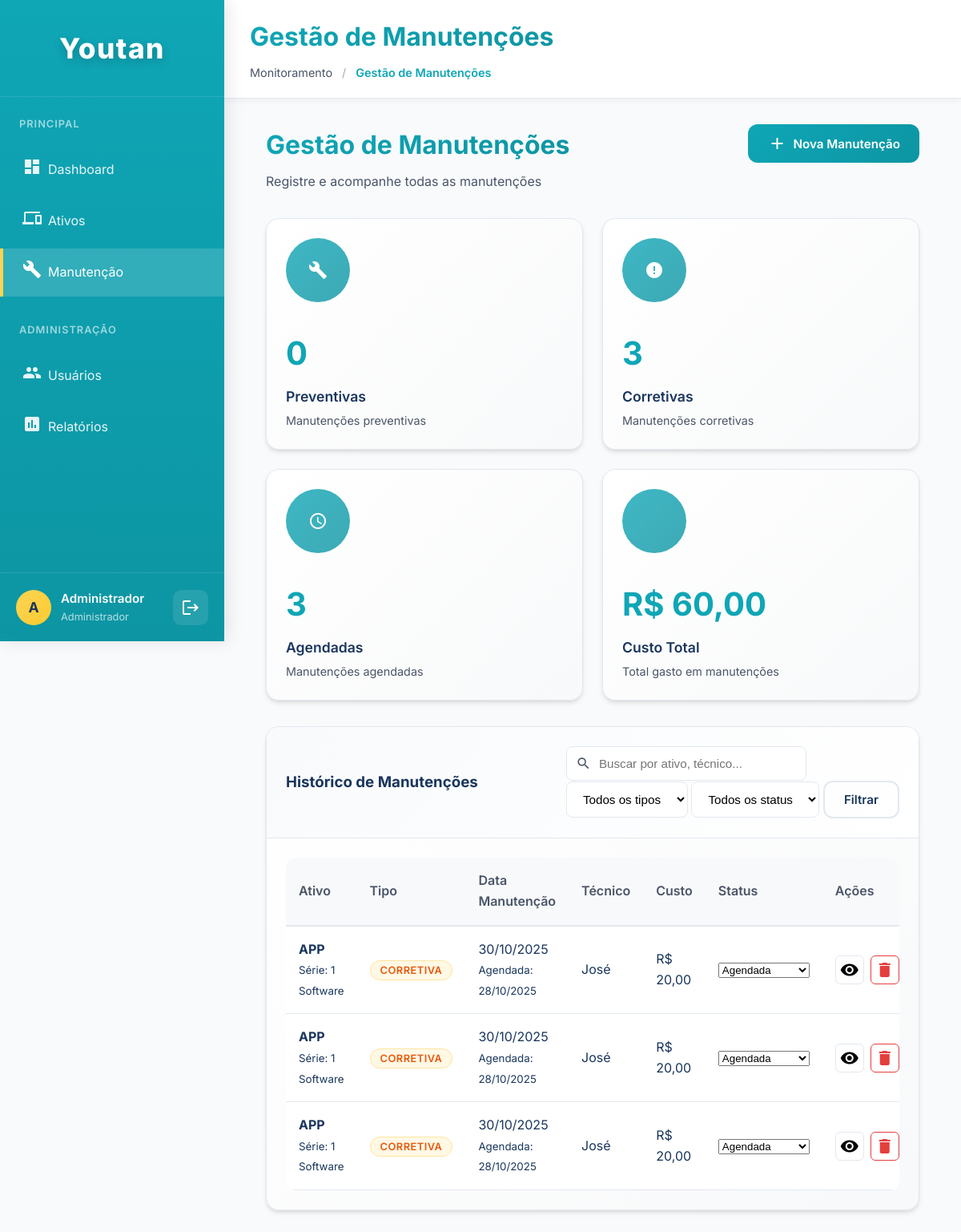
Screenshot of /maintenance.php (signed in) with the database file from the repository.
### tables this page shows
CREATE TABLE `manutencoes` (
  `id` int(11) NOT NULL,
  `id_ativo` int(11) NOT NULL,
  `tipo` enum('preventiva','corretiva','preditiva') NOT NULL,
  `data_manutencao` date NOT NULL,
  `data_agendamento` date DEFAULT NULL,
  `custo` decimal(15,2) DEFAULT NULL,
  `tecnico_responsavel` varchar(100) DEFAULT NULL,
  `descricao` text DEFAULT NULL,
  `status` enum('agendada','em_andamento','concluida','cancelada') DEFAULT 'agendada',
  `data_criacao` timestamp NOT NULL DEFAULT current_timestamp()
);

CREATE TABLE `ativos` (
  `id` int(11) NOT NULL,
  `nome` varchar(150) NOT NULL,
  `id_categoria` int(11) NOT NULL,
  `valor` decimal(15,2) DEFAULT NULL,
  `data_aquisicao` date DEFAULT NULL,
  `numero_serie` varchar(100) DEFAULT NULL,
  `fabricante` varchar(100) DEFAULT NULL,
  `modelo` varchar(100) DEFAULT NULL,
  `status` enum('operacional','manutencao','descartado') NOT NULL DEFAULT 'operacional',
  `localizacao` varchar(255) NOT NULL,
  `id_usuario_responsavel` int(11) DEFAULT NULL,
  `data_garantia` date DEFAULT NULL,
  `observacoes` text DEFAULT NULL,
  `data_criacao` timestamp NOT NULL DEFAULT current_timestamp()
);

CREATE TABLE `categorias_ativos` (
  `id` int(11) NOT NULL,
  `nome` varchar(100) NOT NULL,
  `descricao` text DEFAULT NULL,
  `data_criacao` timestamp NOT NULL DEFAULT current_timestamp()
);

### maintenance.php (the view, shortened to what this page needs)
<?php
require_once 'includes/db.php';
include 'includes/header.php';
$search = $_GET['search'] ?? '';
$filter_type = $_GET['filter_type'] ?? '';
$filter_status = $_GET['filter_status'] ?? '';
$params = [];
$where_clause = "";
$query_manutencoes = "
    SELECT m.*,
           a.nome as ativo_nome,
           a.numero_serie,
           a.localizacao,
           c.nome as categoria_nome
    FROM manutencoes m
    LEFT JOIN ativos a ON m.id_ativo = a.id
    LEFT JOIN categorias_ativos c ON a.id_categoria = c.id
    $where_clause
    ORDER BY m.data_manutencao DESC, m.data_criacao DESC
";
try {
    $stmt = $conn->prepare($query_manutencoes);
    $stmt->execute($params);
    $manutencoes = $stmt->fetchAll();
} catch (PDOException $e) {
    error_log("Erro ao buscar manutenções: " . $e->getMessage());
    $manutencoes = [];
}
try {
    $stats_result = $conn->query("
        SELECT
            COUNT(*) as total,
            SUM(CASE WHEN tipo = 'preventiva' THEN 1 ELSE 0 END) as preventivas,
            SUM(CASE WHEN tipo = 'corretiva' THEN 1 ELSE 0 END) as corretivas,
            SUM(CASE WHEN tipo = 'preditiva' THEN 1 ELSE 0 END) as preditivas,
            SUM(CASE WHEN status = 'agendada' THEN 1 ELSE 0 END) as agendadas,
            SUM(CASE WHEN status = 'em_andamento' THEN 1 ELSE 0 END) as em_andamento,
            SUM(CASE WHEN status = 'concluida' THEN 1 ELSE 0 END) as concluidas,
            SUM(CASE WHEN status = 'cancelada' THEN 1 ELSE 0 END) as canceladas,
            COALESCE(SUM(custo), 0) as custo_total
        FROM manutencoes
    ");
    $stats = $stats_result->fetch(PDO::FETCH_ASSOC);
} catch (PDOException $e) {
    error_log("Erro ao buscar estatísticas: " . $e->getMessage());
    $stats = [
        'total' => 0, 'preventivas' => 0, 'corretivas' => 0, 'preditivas' => 0,
        'agendadas' => 0, 'em_andamento' => 0, 'concluidas' => 0, 'canceladas' => 0,
        'custo_total' => 0
    ];
}
?>
<div class="container">
    <div class="page-header animate-fadeIn">
        <div class="header-left">
            <h1>Gestão de Manutenções</h1>
            <p>Registre e acompanhe todas as manutenções</p>
        </div>
        <button class="btn btn-primary animate-fadeIn" onclick="abrirModalCadastro()">
            <i class="icons icon-add"></i>
            Nova Manutenção
        </button>
    </div>
    <div class="kpi-grid">
        <div class="card animate-fadeIn">
            <div class="card-body">
                <div class="kpi-header">
                    <div class="kpi-icon">
                        <i class="icons icon-maintenance"></i>
                    </div>
                </div>
                <div class="kpi-value"><?php echo $stats['preventivas']; ?></div>
                <div class="kpi-label">Preventivas</div>
                <div class="kpi-description">Manutenções preventivas</div>
            </div>
        </div>
        <div class="card animate-fadeIn">
            <div class="card-body">
                <div class="kpi-header">
                    <div class="kpi-icon">
                        <i class="icons icon-warning"></i>
                    </div>
                </div>
                <div class="kpi-value"><?php echo $stats['corretivas']; ?></div>
                <div class="kpi-label">Corretivas</div>
                <div class="kpi-description">Manutenções corretivas</div>
            </div>
        </div>
        <div class="card animate-fadeIn">
            <div class="card-body">
                <div class="kpi-header">
                    <div class="kpi-icon">
                        <i class="icons icon-scheduled"></i>
                    </div>
                </div>
                <div class="kpi-value"><?php echo $stats['agendadas']; ?></div>
                <div class="kpi-label">Agendadas</div>
                <div class="kpi-description">Manutenções agendadas</div>
            </div>
        </div>
        <div class="card animate-fadeIn">
            <div class="card-body">
                <div class="kpi-header">
                    <div class="kpi-icon">
                    </div>
                </div>
                <div class="kpi-value">R$ <?php echo number_format($stats['custo_total'], 2, ',', '.'); ?></div>
                <div class="kpi-label">Custo Total</div>
                <div class="kpi-description">Total gasto em manutenções</div>
            </div>
        </div>
    </div>
    <div class="card animate-fadeIn">
        <div class="card-header">
            <h3>Histórico de Manutenções</h3>
            <div class="header-actions">
                <form method="GET" action="maintenance.php" class="search-filter-form">
                    <div class="search-box">
                        <input type="text" name="search" placeholder="Buscar por ativo, técnico..."
                               class="search-input" value="<?php echo htmlspecialchars($search); ?>">
                    </div>
                    <select class="filter-select" name="filter_type">
                        <option value="">Todos os tipos</option>
                    </select>
                    <select class="filter-select" name="filter_status">
                        <option value="">Todos os status</option>
                    </select>
                    <button type="submit" class="btn btn-outline">Filtrar</button>
                </form>
            </div>
        </div>
        <div class="card-body">
            <div class="table-responsive">
                <table class="data-table">
                    <thead>
                        <tr>
                            <th>Ativo</th>
                            <th>Tipo</th>
                            <th>Data Manutenção</th>
                            <th>Técnico</th>
                            <th>Custo</th>
                            <th>Status</th>
                            <th>Ações</th>
                        </tr>
                    </thead>
                    <tbody>
                        <?php if (empty($manutencoes)): ?>
                            <tr>
                                <td colspan="7" class="empty-state">
                                    <div class="empty-icon">
                                        <i class="icons icon-maintenance"></i>
                                    </div>
                                    <h4>Nenhuma manutenção encontrada</h4>
                                    <p><?php echo ($search || $filter_type || $filter_status) ? 'Tente ajustar os filtros de pesquisa' : 'Registre a primeira manutenção do sistema'; ?></p>
                                </td>
                            </tr>
                        <?php else: ?>
                            <?php foreach ($manutencoes as $manutencao): ?>
                                <tr class="animate-fadeIn">
                                    <td>
                                        <strong><?php echo htmlspecialchars($manutencao['ativo_nome']); ?></strong>
                                        <?php if ($manutencao['numero_serie']): ?>
                                            <br><small>Série: <?php echo htmlspecialchars($manutencao['numero_serie']); ?></small>
                                        <?php endif; ?>
                                        <?php if ($manutencao['categoria_nome']): ?>
                                            <br><small><?php echo htmlspecialchars($manutencao['categoria_nome']); ?></small>
                                        <?php endif; ?>
                                    </td>
                                    <td>
                                        <span class="badge badge-<?php echo $manutencao['tipo']; ?>">
                                            <?php echo ucfirst($manutencao['tipo']); ?>
                                        </span>
                                    </td>
                                    <td>
                                        <?php echo date('d/m/Y', strtotime($manutencao['data_manutencao'])); ?>
                                        <?php if ($manutencao['data_agendamento']): ?>
                                            <br><small>Agendada: <?php echo date('d/m/Y', strtotime($manutencao['data_agendamento'])); ?></small>
                                        <?php endif; ?>
                                    </td>
                                    <td><?php echo htmlspecialchars($manutencao['tecnico_responsavel'] ?? 'N/A'); ?></td>
                                    <td><?php echo $manutencao['custo'] ? 'R$ ' . number_format($manutencao['custo'], 2, ',', '.') : 'N/A'; ?></td>
                                    <td>
                                        <form method="POST" action="maintenance.php" class="status-form">
                                            <select name="novo_status" class="status-select" onchange="this.form.submit()">
                                                <option value="agendada" <?php echo $manutencao['status'] == 'agendada' ? 'selected' : ''; ?>>Agendada</option>
                                            </select>
                                        </form>
                                    </td>
                                    <td>
                                        <div class="action-buttons">
                                            <button class="btn-icon" title="Detalhes" onclick="showDetalhesManutencao(<?php echo htmlspecialchars(json_encode($manutencao)); ?>)">
                                                <i class="icons icon-view"></i>
                                            </button>
                                            <button class="btn-icon btn-danger" title="Excluir" onclick="confirmarExclusao(<?php echo $manutencao['id']; ?>)">
                                                <i class="icons icon-delete"></i>
                                            </button>
                                        </div>
                                    </td>
                                </tr>
                            <?php endforeach; ?>
                        <?php endif; ?>
                    </tbody>
                </table>
            </div>
        </div>
    </div>
</div>
<?php
include 'includes/footer.php';
?>

### rows the page displays
manutencoes: id_ativo.nome "APP", id_ativo.numero_serie "1", categorias_ativos.nome "Software", tipo "CORRETIVA", data_manutencao "30/10/2025", data_agendamento "28/10/2025", tecnico_responsavel "José", custo "20,00", novo_status "Agendada"
manutencoes: id_ativo.nome "APP", id_ativo.numero_serie "1", categorias_ativos.nome "Software", tipo "CORRETIVA", data_manutencao "30/10/2025", data_agendamento "28/10/2025", tecnico_responsavel "José", custo "20,00", novo_status "Agendada"
manutencoes: id_ativo.nome "APP", id_ativo.numero_serie "1", categorias_ativos.nome "Software", tipo "CORRETIVA", data_manutencao "30/10/2025", data_agendamento "28/10/2025", tecnico_responsavel "José", custo "20,00", novo_status "Agendada"

### other values shown
substr($_SESSION['user_name'] ?? 'U', 0, 1) "A"
$_SESSION['user_name'] "Administrador"
$page_title "Gestão de Manutenções"
$stats['preventivas'] "0"
$stats['corretivas'] "3"
$stats['agendadas'] "3"
$stats['custo_total'] "60,00"
